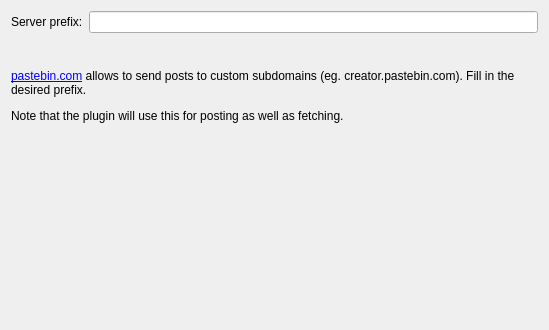
<?xml version="1.0" encoding="UTF-8"?>
<ui version="4.0">
 <class>PasteBinComSettingsWidget</class>
 <widget class="QWidget" name="PasteBinComSettingsWidget">
  <property name="geometry">
   <rect>
    <x>0</x>
    <y>0</y>
    <width>549</width>
    <height>330</height>
   </rect>
  </property>
  <property name="windowTitle">
   <string>Form</string>
  </property>
  <layout class="QVBoxLayout" name="verticalLayout_2">
   <item>
    <layout class="QFormLayout" name="formLayout">
     <property name="fieldGrowthPolicy">
      <enum>QFormLayout::ExpandingFieldsGrow</enum>
     </property>
     <item row="0" column="1">
      <widget class="QLineEdit" name="lineEdit"/>
     </item>
     <item row="0" column="0">
      <widget class="QLabel" name="serverPrefix">
       <property name="text">
        <string>Server prefix:</string>
       </property>
      </widget>
     </item>
    </layout>
   </item>
   <item>
    <spacer name="explanatoryTextSpacer">
     <property name="orientation">
      <enum>Qt::Vertical</enum>
     </property>
     <property name="sizeType">
      <enum>QSizePolicy::Fixed</enum>
     </property>
     <property name="sizeHint" stdset="0">
      <size>
       <width>0</width>
       <height>30</height>
      </size>
     </property>
    </spacer>
   </item>
   <item>
    <widget class="QLabel" name="explanatoryTextLabel">
     <property name="text">
      <string>&lt;html&gt;&lt;head/&gt;&lt;body&gt;
&lt;p&gt;&lt;a href=&quot;http://pastebin.com&quot;&gt;pastebin.com&lt;/a&gt; allows to send posts to custom subdomains (eg. creator.pastebin.com). Fill in the desired prefix.&lt;/p&gt;
&lt;p&gt;Note that the plugin will use this for posting as well as fetching.&lt;/p&gt;&lt;/body&gt;&lt;/html&gt;</string>
     </property>
     <property name="textFormat">
      <enum>Qt::AutoText</enum>
     </property>
     <property name="wordWrap">
      <bool>true</bool>
     </property>
     <property name="openExternalLinks">
      <bool>true</bool>
     </property>
    </widget>
   </item>
   <item>
    <spacer name="verticalSpacer">
     <property name="orientation">
      <enum>Qt::Vertical</enum>
     </property>
     <property name="sizeHint" stdset="0">
      <size>
       <width>20</width>
       <height>135</height>
      </size>
     </property>
    </spacer>
   </item>
  </layout>
 </widget>
 <resources/>
 <connections/>
</ui>
